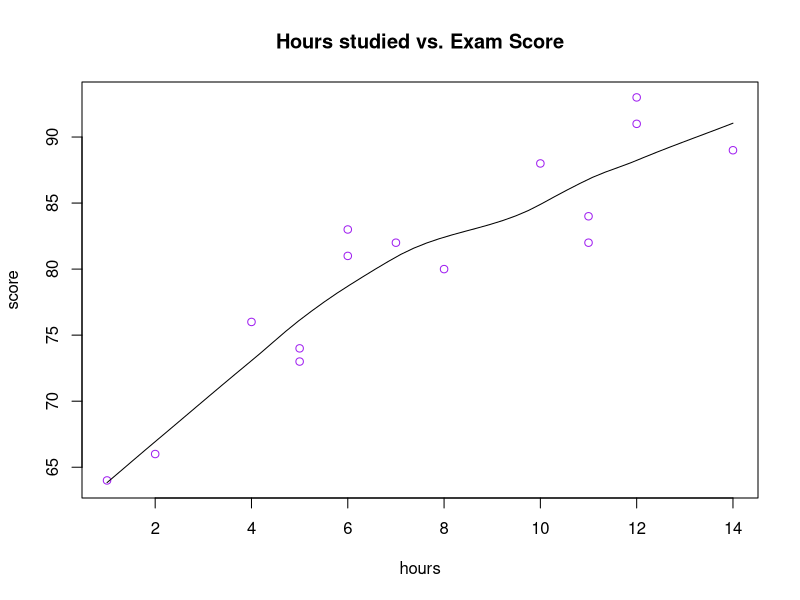
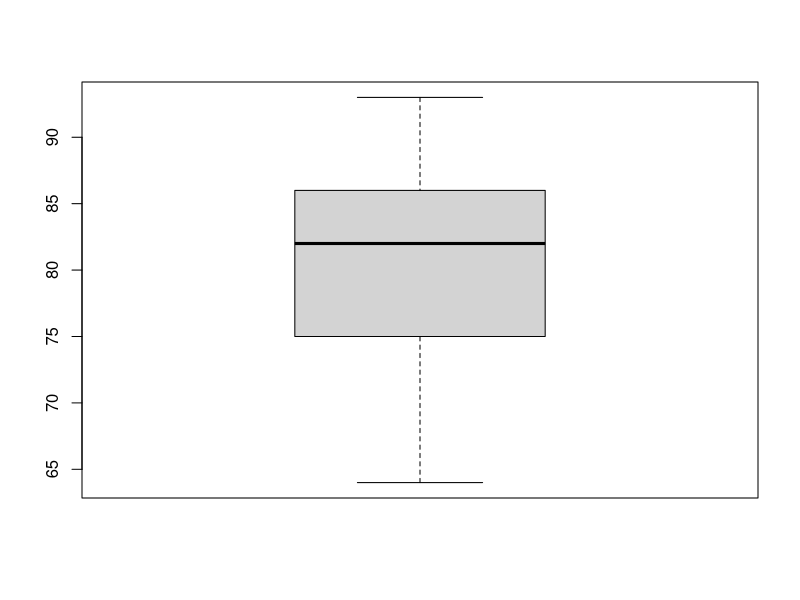
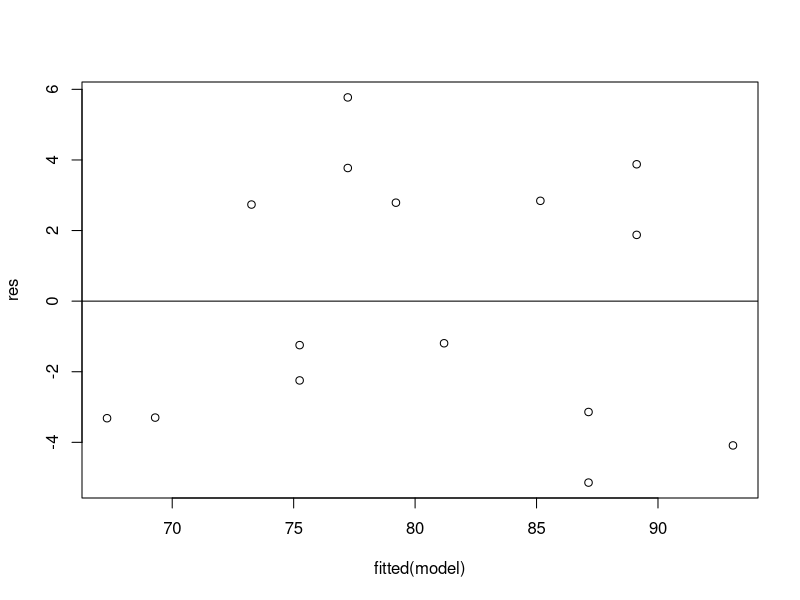
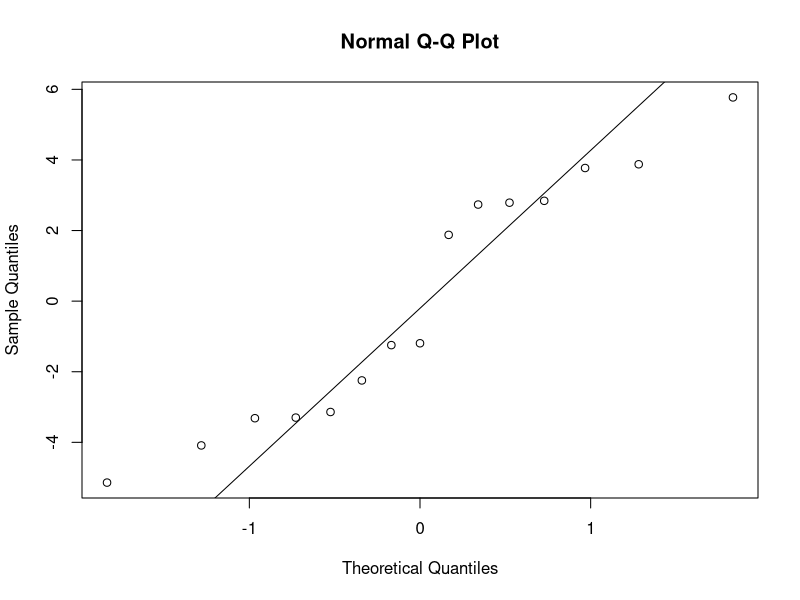

Write R code to recreate these figures, in order.
# load the data
#create dataset
df <- data.frame(hours=c(1, 2, 4, 5, 5, 6, 6, 7, 8, 10, 11, 11, 12, 12, 14),
                   score=c(64, 66, 76, 73, 74, 81, 83, 82, 80, 88, 84, 82, 91, 93, 89))

# view first six rows of dataet
head(df)

# attach dataset to make it more  convenient to work with
attach(df)

# step: visualize the data
# create simple scatterplot to view the relatioiship  between the two variables
scatter.smooth(hours, score, main="Hours studied vs. Exam Score", col="purple")

# create boxplot to visualize the distribution of exam scores and check for outliers
boxplot(score)

# fit simple linear regression model
model <- lm(score~hours)

# view model summary
summary(model)

# create residual plot
# define residuals
res <- resid(model)

# produce residual vs. fitted plot
plot(fitted(model), res)

# add a abline at 0
abline(0, 0)


# create Q-Q plot for residuals
qqnorm(res)

# add a straight diagonal line to the plot
qqline(res)
